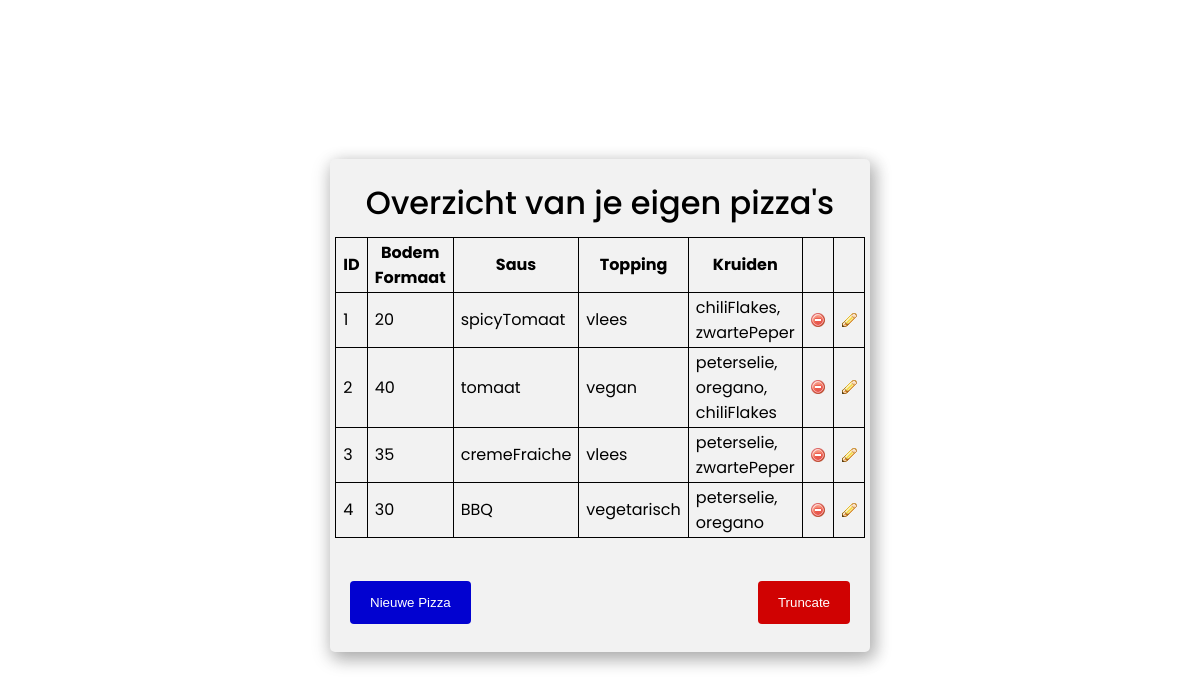
Screenshot of /client/read.php with the database file from the repository.
### tables this page shows
CREATE TABLE IF NOT EXISTS `pizza` (
  `id` int NOT NULL AUTO_INCREMENT,
  `bodemFormaat` int NOT NULL,
  `saus` varchar(20) NOT NULL,
  `topping` varchar(11) DEFAULT NULL,
  `kruiden` varchar(200) DEFAULT NULL,
  PRIMARY KEY (`id`)
);

### client/read.php (the view, shortened to what this page needs)
<link rel="stylesheet" href="../style/style.css">
<?php
require('config/config.php');
$dsn = "mysql:host=$dbHost;dbname=$dbName;charset=$dbCharset";
try {
    $pdo = new PDO($dsn, $dbUser, $dbPass);
} catch (PDOException $e) {
    echo "<h1>Er is iets fout gegaan tijdens het verbinden met de database. Neem contact op met de Database Beheerder.</h1>";
    console_log($e->getMessage());
}
$sql = "SELECT id
              ,bodemFormaat
              ,saus
              ,topping
              ,kruiden
        FROM pizza
        ORDER BY id";
$statement = $pdo->prepare($sql);
$statement->execute();
$result = $statement->fetchAll(PDO::FETCH_OBJ);
$rows = "";
foreach ($result as $pizza) {
    $rows .= "<tr>
                <td>$pizza->id</td>
                <td>$pizza->bodemFormaat</td>
                <td>$pizza->saus</td>
                <td>$pizza->topping</td>
                <td>$pizza->kruiden</td>
                <td>
                    <a href='delete.php?id={$pizza->id}'>
                        <img src='img/b_drop.png' alt=''>
                    </a>
                </td>
                <td>
                    <a href='update.php?id={$pizza->id}'>
                        <img src='img/b_edit.png' alt=''>
                    </a>
                </td>
             </tr>";
}
?>
<div class="card">
    <h1>Overzicht van je eigen pizza's</h1>
    <table>
        <th>ID</th>
        <th>Bodem Formaat</th>
        <th>Saus</th>
        <th>Topping</th>
        <th>Kruiden</th>
        <th></th>
        <th></th>
        <tr>
            <?php echo $rows; ?>
        </tr>
    </table>
    <br>
    <div class="buttons">
        <a href="../index.php">
            <input type="submit" value="Nieuwe Pizza">
        </a>
        <a href="truncate.php">
            <input type="submit" class="truncate" value="Truncate">
        </a>
    </div>
</div>

### style/style.css (style rules this page uses)
* { margin: 0; padding: 0; }
div { width: 500px; margin-top: 10px; }
.card { display: flex; justify-content: center; align-items: center; flex-direction: column; border-radius: 5px; background-color: #f2f2f2; padding: 20px; box-shadow: 5px 5px 16px 2px rgb(0 0 0 / 20%), 0 6px 20px 0 rgb(0 0 0 / 19%); }
h1 { margin: 0 0 10px; font-weight: 500; }
input[type=submit] { width: 100%; background-color: #0202d0; color: white; padding: 14px 20px; margin: 8px 0; border: none; border-radius: 4px; cursor: pointer; transition: 0.55s; }
table, th, td { border: #000000 solid 1px; border-collapse: collapse; }
th, td { padding: 2px 7px; }
.buttons { display: flex; justify-content: space-between; }
input[type=submit].truncate { width: 100%; background-color: #d00202; color: white; padding: 14px 20px; margin: 8px 0; border: none; border-radius: 4px; cursor: pointer; transition: 0.55s; }

### rows the page displays
pizza: id "1", bodemFormaat "20", saus "spicyTomaat", topping "vlees", kruiden "chiliFlakes, zwartePeper"
pizza: id "2", bodemFormaat "40", saus "tomaat", topping "vegan", kruiden "peterselie, oregano, chiliFlakes"
pizza: id "3", bodemFormaat "35", saus "cremeFraiche", topping "vlees", kruiden "peterselie, zwartePeper"
pizza: id "4", bodemFormaat "30", saus "BBQ", topping "vegetarisch", kruiden "peterselie, oregano"
